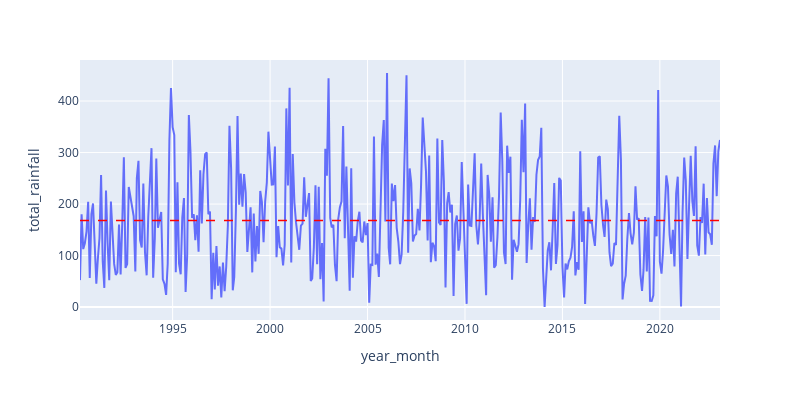

Notebook source saved alongside this figure:
### Markdown cell above
##### 5b) Total Rainfall

### Code cell
fig = px.line(df_new, x='year_month', y='total_rainfall')
mean = df_new['total_rainfall'].mean()
fig.add_hline(y=mean, line_width=1.5,
              line_dash='dash', line_color='red')

fig.update_layout(width=800, height=400,showlegend=False)

### Figure 1 — Plotly figure (JSON) as saved in the notebook; plotly's stock layout.template omitted (floating-point values rounded to 4 significant figures; data arrays with more than 128 entries replaced by an {"elided": "..."} marker saying what was removed)
{"data": [{"hovertemplate": "year_month=%{x}<br>total_rainfall=%{y}<extra></extra>", "legendgroup": "", "line": {"color": "#636efa", "dash": "solid"}, "marker": {"symbol": "circle"}, "mode": "lines", "name": "", "orientation": "v", "showlegend": false, "type": "scatter", "x": {"elided": "385 str values"}, "xaxis": "x", "y": {"elided": "385 float values"}, "yaxis": "y"}], "layout": {"height": 400, "legend": {"tracegroupgap": 0}, "margin": {"t": 60}, "shapes": [{"line": {"color": "red", "dash": "dash", "width": 1.5}, "type": "line", "x0": 0, "x1": 1, "xref": "x domain", "y0": 168.1, "y1": 168.1, "yref": "y"}], "showlegend": false, "width": 800, "xaxis": {"anchor": "y", "domain": [0, 1], "title": {"text": "year_month"}}, "yaxis": {"anchor": "x", "domain": [0, 1], "title": {"text": "total_rainfall"}}}}
